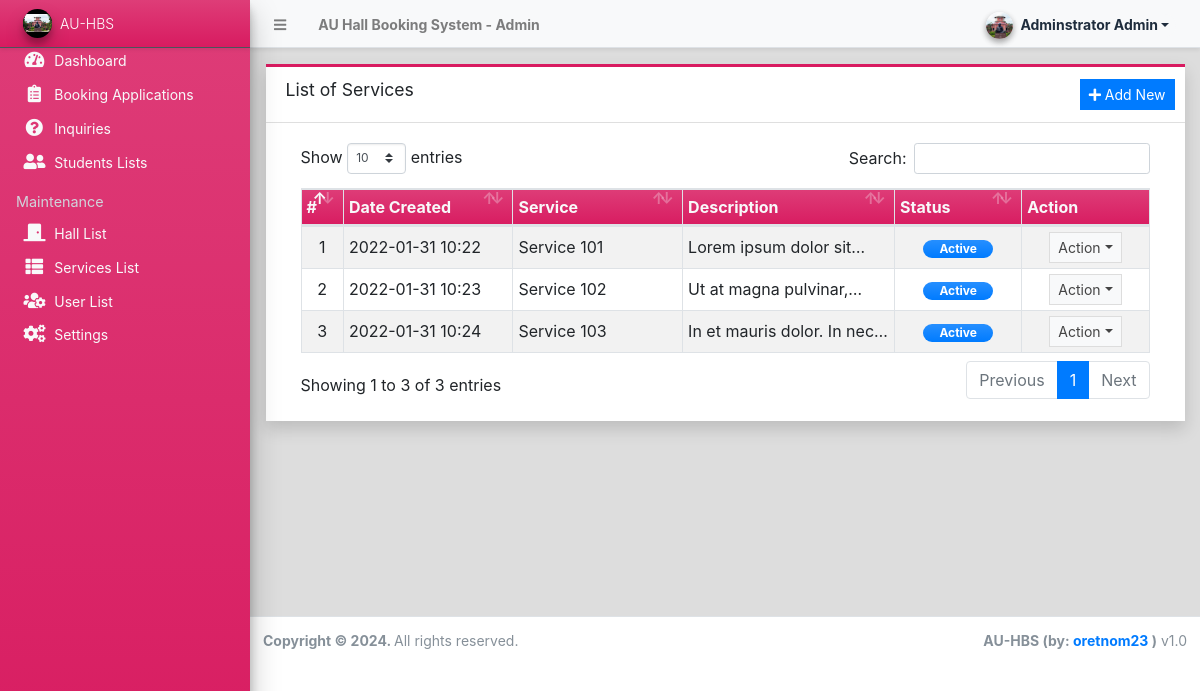
Before: /admin/?page=services (signed in) with the older database file.
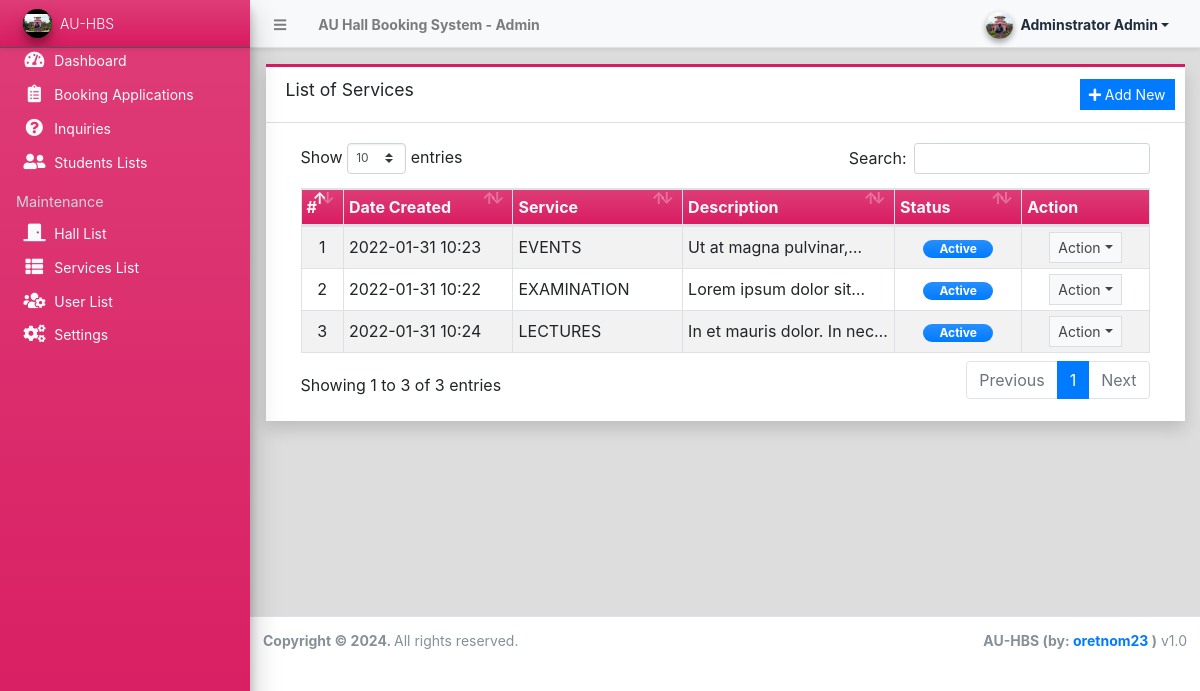
After: the same page with the newer database file.
### tables this page shows
CREATE TABLE `service_list` (
  `id` int(30) NOT NULL,
  `name` text NOT NULL,
  `description` text NOT NULL,
  `status` tinyint(1) NOT NULL DEFAULT 1,
  `delete_flag` tinyint(1) NOT NULL DEFAULT 0,
  `date_created` datetime NOT NULL DEFAULT current_timestamp(),
  `date_updated` datetime DEFAULT NULL ON UPDATE current_timestamp()
);

### config.php (called while the page is built, shortened)
<?php
require_once('classes/DBConnection.php');
require_once('classes/SystemSettings.php');
function validate_image($file){
	if(!empty($file)){
        $ex = explode('?',$file);
        $file = $ex[0];
        $param =  isset($ex[1]) ? '?'.$ex[1]  : '';
		if(is_file(base_app.$file)){
			return base_url.$file.$param;
		}else{
			return base_url.'dist/img/ceg4.jpg';
		}
	}else{
		return base_url.'dist/img/no-image-available.png';
	}
}
function isMobileDevice(){
    $aMobileUA = array(
        '/iphone/i' => 'iPhone',
        '/ipod/i' => 'iPod',
        '/ipad/i' => 'iPad',
        '/android/i' => 'Android',
        '/blackberry/i' => 'BlackBerry',
        '/webos/i' => 'Mobile'
    );
    return false;
}
?>

### classes/DBConnection.php (called while the page is built, shortened)
<?php
class DBConnection{
    private $host = DB_SERVER;
    private $username = DB_USERNAME;
    private $password = DB_PASSWORD;
    private $database = DB_NAME;
    public $conn;
    public function __construct(){
        if (!isset($this->conn)) {
            $this->conn = new mysqli($this->host, $this->username, $this->password, $this->database);
        }
    }
}
?>

### classes/SystemSettings.php (called while the page is built, shortened)
<?php
class SystemSettings extends DBConnection{
	function userdata($field = ''){
		if(!empty($field)){
			if(isset($_SESSION['userdata'][$field]))
				return $_SESSION['userdata'][$field];
			else
				return null;
		}else{
			return false;
		}
	}
	function info($field=''){
		if(!empty($field)){
			if(isset($_SESSION['system_info'][$field]))
				return $_SESSION['system_info'][$field];
			else
				return false;
		}else{
			return false;
		}
	}
}
$_settings = new SystemSettings();
?>

### admin/services/index.php (the view, shortened to what this page needs)
<div class="card card-outline card-maroon rounded-0 shadow">
	<div class="card-header">
		<h3 class="card-title">List of Services</h3>
		<div class="card-tools">
			<a href="javascript:void(0)" id="create_new" class="btn btn-flat btn-sm btn-primary"><span class="fas fa-plus"></span>  Add New</a>
		</div>
	</div>
	<div class="card-body">
		<div class="container-fluid">
        <div class="container-fluid">
			<table class="table table-bordered table-hover table-striped">
				<colgroup>
					<col width="5%">
					<col width="20%">
					<col width="20%">
					<col width="25%">
					<col width="15%">
					<col width="15%">
				</colgroup>
				<thead>
					<tr class="bg-gradient-maroon text-light">
						<th>#</th>
						<th>Date Created</th>
						<th>Service</th>
						<th>Description</th>
						<th>Status</th>
						<th>Action</th>
					</tr>
				</thead>
				<tbody>
					<?php
						$i = 1;
						$qry = $conn->query("SELECT * from `service_list` where delete_flag = 0 order by `name` asc ");
						while($row = $qry->fetch_assoc()):
					?>
						<tr>
							<td class="text-center"><?php echo $i++; ?></td>
							<td class=""><?php echo date("Y-m-d H:i",strtotime($row['date_created'])) ?></td>
							<td class=""><?php echo $row['name'] ?></td>
							<td class=""><p class="m-0 truncate-1"><?php echo strip_tags(html_entity_decode($row['description'])) ?></p></td>
							<td class="text-center">
								<?php
									switch($row['status']){
										case 1:
											echo '<span class="badge badge-primary bg-gradient-primary px-3 rounded-pill">Active</span>';
											break;
									}
								?>
							</td>
							<td align="center">
								 <button type="button" class="btn btn-flat btn-default btn-sm dropdown-toggle dropdown-icon" data-toggle="dropdown">
				                  		Action
				                  </button>
							</td>
						</tr>
					<?php endwhile; ?>
				</tbody>
			</table>
		</div>
		</div>
	</div>
</div>

### admin/index.php (shortened to what this page needs)
<?php require_once('../config.php'); ?>
 <!DOCTYPE html>
<html lang="en" class="" style="height: auto;">
<?php require_once('inc/header.php') ?>
  <body class="sidebar-mini layout-fixed control-sidebar-slide-open layout-navbar-fixed sidebar-mini-md sidebar-mini-xs" data-new-gr-c-s-check-loaded="14.991.0" data-gr-ext-installed="" style="height: auto;">
    <div class="wrapper">
     <?php require_once('inc/topBarNav.php') ?>
     <?php require_once('inc/navigation.php') ?>
     <?php $page = isset($_GET['page']) ? $_GET['page'] : 'home';  ?>
      <div class="content-wrapper pt-3" style="min-height: 567.854px;">
        <section class="content">
          <div class="container-fluid">
            <?php
              if(!file_exists($page.".php") && !is_dir($page)){
                  include '404.html';
              }else{
                if(is_dir($page))
                  include $page.'/index.php';
                else
                  include $page.'.php';
              }
            ?>
          </div>
        </section>
      </div>
      <?php require_once('inc/footer.php') ?>
  </body>
</html>

### admin/inc/header.php (shortened to what this page needs)
<head>
    <link rel="stylesheet" href="<?php echo base_url ?>plugins/fontawesome-free/css/all.min.css">
    <link rel="stylesheet" href="<?php echo base_url ?>plugins/tempusdominus-bootstrap-4/css/tempusdominus-bootstrap-4.min.css">
  <link rel="stylesheet" href="<?php echo base_url ?>plugins/datatables-bs4/css/dataTables.bootstrap4.min.css">
  <link rel="stylesheet" href="<?php echo base_url ?>plugins/datatables-responsive/css/responsive.bootstrap4.min.css">
  <link rel="stylesheet" href="<?php echo base_url ?>plugins/datatables-buttons/css/buttons.bootstrap4.min.css">
  <link rel="stylesheet" href="<?php echo base_url ?>plugins/select2/css/select2.min.css">
  <link rel="stylesheet" href="<?php echo base_url ?>plugins/select2-bootstrap4-theme/select2-bootstrap4.min.css">
    <link rel="stylesheet" href="<?php echo base_url ?>plugins/icheck-bootstrap/icheck-bootstrap.min.css">
    <link rel="stylesheet" href="<?php echo base_url ?>plugins/jqvmap/jqvmap.min.css">
    <link rel="stylesheet" href="<?php echo base_url ?>plugins/fullcalendar/main.css">
    <link rel="stylesheet" href="<?php echo base_url ?>dist/css/adminlte.css">
    <link rel="stylesheet" href="<?php echo base_url ?>dist/css/custom.css">
    <link rel="stylesheet" href="<?php echo base_url ?>plugins/overlayScrollbars/css/OverlayScrollbars.min.css">
    <link rel="stylesheet" href="<?php echo base_url ?>plugins/daterangepicker/daterangepicker.css">
    <link rel="stylesheet" href="<?php echo base_url ?>plugins/summernote/summernote-bs4.min.css">
  <link rel="stylesheet" href="<?php echo base_url ?>plugins/sweetalert2-theme-bootstrap-4/bootstrap-4.min.css">
  </head>

### admin/inc/topBarNav.php (shortened to what this page needs)
<nav class="main-header navbar navbar-expand navbar-light text-sm shadow-sm">
  <ul class="navbar-nav">
    <li class="nav-item">
    <a class="nav-link" data-widget="pushmenu" href="#" role="button"><i class="fas fa-bars"></i></a>
    </li>
    <li class="nav-item d-none d-sm-inline-block">
      <a href="<?php echo base_url ?>" class="nav-link"><b><?php echo (!isMobileDevice()) ? $_settings->info('name'):$_settings->info('short_name'); ?> - Admin</b></a>
    </li>
  </ul>
  <ul class="navbar-nav ml-auto">
    <li class="nav-item">
      <div class="btn-group nav-link">
            <button type="button" class="btn btn-rounded badge badge-light dropdown-toggle dropdown-icon" data-toggle="dropdown">
              <span><img src="<?php echo validate_image($_settings->userdata('avatar')) ?>" class="img-circle elevation-2 user-img" alt="User Image"></span>
              <span class="ml-3"><?php echo ucwords($_settings->userdata('firstname').' '.$_settings->userdata('lastname')) ?></span>
            </button>
        </div>
    </li>
  </ul>
</nav>

### admin/inc/navigation.php (shortened to what this page needs)
<aside class="main-sidebar sidebar-dark-light elevation-4 sidebar-no-expand bg-gradient-maroon">
  <a href="<?php echo base_url ?>admin" class="brand-link bg-transparent text-sm shadow-sm bg-gradient-maroon">
  <img src="<?php echo validate_image($_settings->info('logo'))?>" alt="Store Logo" class="brand-image img-circle elevation-3 bg-black" style="width: 1.8rem;height: 1.8rem;max-height: unset;object-fit:scale-down;object-position:center center">
  <span class="brand-text font-weight-light"><?php echo $_settings->info('short_name') ?></span>
  </a>
  <div class="sidebar os-host os-theme-light os-host-overflow os-host-overflow-y os-host-resize-disabled os-host-transition os-host-scrollbar-horizontal-hidden">
    <div class="os-content-glue" style="margin: 0px -8px; width: 249px; height: 646px;"></div>
    <div class="os-padding">
      <div class="os-viewport os-viewport-native-scrollbars-invisible" style="overflow-y: scroll;">
        <div class="os-content" style="padding: 0px 8px; height: 100%; width: 100%;">
          <nav class="">
             <ul class="nav nav-pills nav-sidebar flex-column text-sm nav-compact nav-flat nav-child-indent nav-collapse-hide-child text-dark" data-widget="treeview" role="menu" data-accordion="false">
              <li class="nav-item dropdown">
                <a href="./" class="nav-link text-light nav-home">
                  <i class="nav-icon fas fa-tachometer-alt"></i>
                  <p>
                    Dashboard
                  </p>
                </a>
              </li>
              <li class="nav-item">
                <a href="<?php echo base_url ?>admin/?page=bookings" class="nav-link text-light nav-bookings">
                  <i class="nav-icon fas fa-clipboard-list"></i>
                  <p>
                    Booking Applications
                  </p>
                </a>
              </li>
              <li class="nav-item">
                <a href="<?php echo base_url ?>admin/?page=inquiries" class="nav-link text-light nav-inquiries">
                  <i class="nav-icon fas fa-question-circle"></i>
                  <p>
                    Inquiries
                  </p>
                </a>
              </li>
              <li class="nav-item">
                <a href="<?php echo base_url ?>admin/?page=clients" class="nav-link text-light nav-clients">
                  <i class="nav-icon fas fa-user-friends"></i>
                  <p>
                    Students Lists
                  </p>
                </a>
              </li>
              <?php if($_settings->userdata('type') == 1): ?>
              <li class="nav-header">Maintenance</li>
              <li class="nav-item dropdown">
                <a href="<?php echo base_url ?>admin/?page=halls" class="nav-link text-light nav-halls">
                  <i class="nav-icon fas fa-door-closed"></i>
                  <p>
                    Hall List
                  </p>
                </a>
              </li>
              <li class="nav-item dropdown">
                <a href="<?php echo base_url ?>admin/?page=services" class="nav-link text-light nav-packages">
                  <i class="nav-icon fas fa-th-list"></i>
                  <p>
                    Services List
                  </p>
                </a>
              </li>
              <li class="nav-item dropdown">
                <a href="<?php echo base_url ?>admin/?page=user/list" class="nav-link text-light nav-user_list">
                  <i class="nav-icon fas fa-users-cog"></i>
                  <p>
                    User List
                  </p>
                </a>
              </li>
              <li class="nav-item dropdown">
                <a href="<?php echo base_url ?>admin/?page=system_info" class="nav-link text-light nav-system_info">
                  <i class="nav-icon fas fa-cogs"></i>
                  <p>
                    Settings
                  </p>
                </a>
              </li>
              <?php endif; ?>
            </ul>
          </nav>
        </div>
      </div>
    </div>
  </div>
</aside>

### admin/inc/footer.php (shortened to what this page needs)
<footer class="main-footer text-sm">
        <strong>Copyright © <?php echo date('Y') ?>.
        </strong>
        All rights reserved.
        <div class="float-right d-none d-sm-inline-block">
          <b><?php echo $_settings->info('short_name') ?> (by: <a href="mailto:oretnom23@gmail.com" target="blank">oretnom23</a> )</b> v1.0
        </div>
      </footer>
    </div>

### admin/inc/topBarNav.php (style rules this page uses)
.user-img { position: absolute; height: 27px; width: 27px; object-fit: cover; left: -7%; top: -12%; }
.btn-rounded { border-radius: 50px; }

Changed rows visible on the page:
changed service_list "Ut at magna…": name "Service 102" → "EVENTS"; moves up the list
changed service_list "Lorem ipsum dolor…": name "Service 101" → "EXAMINATION"
changed service_list "In et mauris dolor. In…": name "Service 103" → "LECTURES"
